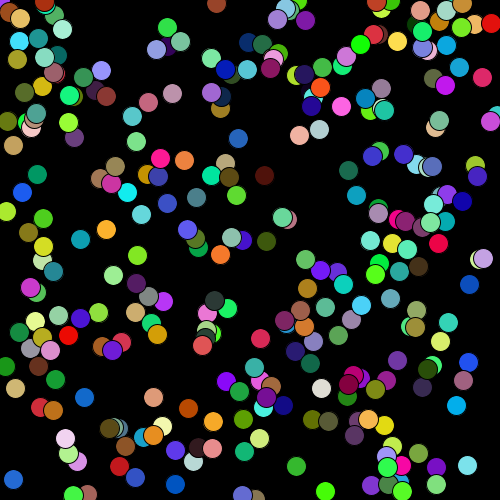
Frame 1 (no input)
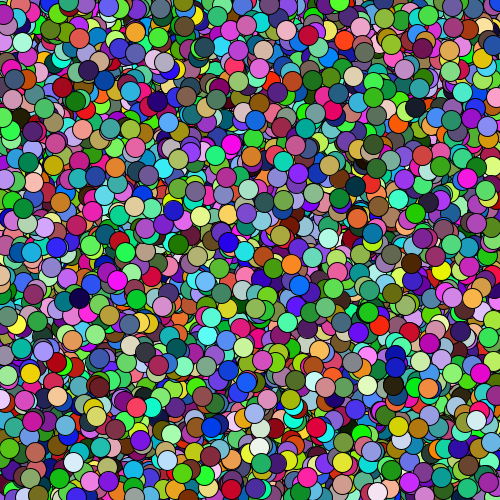
Frame 60 (the mouse pressed at the canvas centre just before this capture)
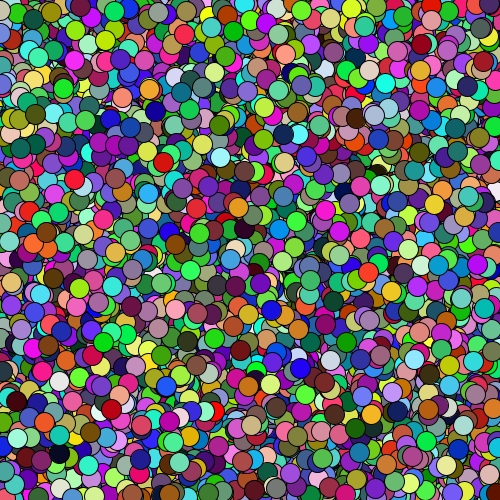
Frame 120 (the mouse held since frame 60 and released just before this capture)

The Processing sketch that drew these frames (run headless with seeded random() and noise(); from frame 60 on, the mouse is pressed at the canvas centre):

// Processing sketch: Magic_Worms
// ── Magic_Worms.pde
float x;
float y;
void setup(){
  size(500,500);
  background(0,0,0);
}
void draw(){
  for(int i = 0; i < 300; i++){
    fill(random(255), random(255), random(255));
    ellipse(x, y, 20, 20);
    x = random(width);
    y = random(height);
  }
}
